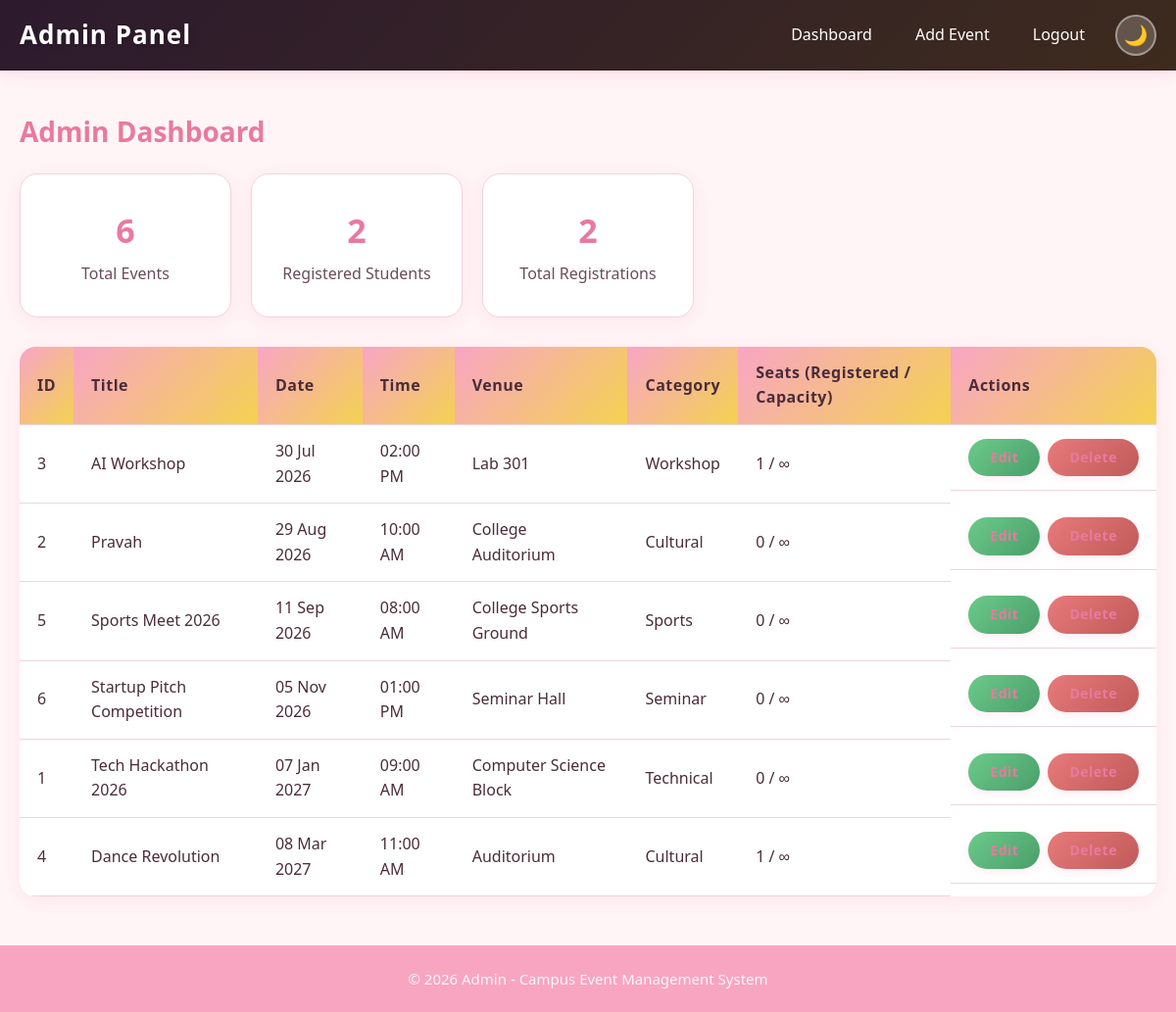
The page /admin/index.php (signed in) on the database its author committed.
### tables this page shows
CREATE TABLE `events` (
  `id` int(11) NOT NULL,
  `title` varchar(200) NOT NULL,
  `description` text DEFAULT NULL,
  `event_date` date NOT NULL,
  `event_time` time DEFAULT NULL,
  `venue` varchar(200) DEFAULT NULL,
  `category` varchar(100) DEFAULT NULL,
  `organizer` varchar(100) DEFAULT NULL,
  `image` varchar(255) DEFAULT NULL,
  `created_at` timestamp NOT NULL DEFAULT current_timestamp()
);

### admin/index.php (the view, shortened to what this page needs)
<?php
include '../includes/config.php';
if (!isset($_SESSION['admin_id'])): ?>
<?php exit(); endif;
$events_result = mysqli_query($conn, "SELECT e.*, COUNT(r.id) AS registered_count FROM events e LEFT JOIN registrations r ON r.event_id = e.id GROUP BY e.id ORDER BY e.event_date ASC");
$total_events = mysqli_num_rows($events_result);
$total_users = mysqli_fetch_assoc(mysqli_query($conn, "SELECT COUNT(*) as c FROM users"))['c'];
$total_regs = mysqli_fetch_assoc(mysqli_query($conn, "SELECT COUNT(*) as c FROM registrations"))['c'];
$table_rows = "";
while ($ev = mysqli_fetch_assoc($events_result)) {
    $cap = isset($ev['capacity']) ? (int) $ev['capacity'] : 0;
    $seats_cell = ($cap > 0) ? (int) $ev['registered_count'] . ' / ' . $cap : (int) $ev['registered_count'] . ' / &infin;';
    $table_rows .= '<tr><td>' . $ev['id'] . '</td><td>' . $ev['title'] . '</td><td>' . date("d M Y",strtotime($ev['event_date'])) . '</td><td>' . date("h:i A",strtotime($ev['event_time'])) . '</td><td>' . $ev['venue'] . '</td><td>' . $ev['category'] . '</td><td>' . $seats_cell . '</td><td class="actions"><a href="index.php?edit=' . $ev['id'] . '" class="btn btn-small btn-edit">Edit</a> <a href="index.php?delete=' . $ev['id'] . '" class="btn btn-small btn-delete" onclick="return confirm(\'Are you sure?\')">Delete</a></td></tr>';
}
?>
<!DOCTYPE html>
<html lang="en">
<head>
    <link rel="stylesheet" href="../assets/css/style.css">
</head>
<body>
<nav class="navbar admin-nav">
    <div class="nav-container">
        <a href="index.php" class="nav-logo">Admin Panel</a>
        <ul class="nav-menu">
            <li><a href="index.php">Dashboard</a></li>
            <li><a href="index.php?add=1">Add Event</a></li>
            <li><a href="../index.php?logout=1">Logout</a></li>
            <li><button class="theme-toggle" onclick="toggleTheme()" id="theme-btn" title="Toggle">🌙</button></li>
        </ul>
    </div>
</nav>
<div class="container">
<div class="admin-dashboard">
    <h2>Admin Dashboard</h2>
    <div class="stats">
        <div class="stat-card"><h3><?= $total_events ?></h3><p>Total Events</p></div>
        <div class="stat-card"><h3><?= $total_users ?></h3><p>Registered Students</p></div>
        <div class="stat-card"><h3><?= $total_regs ?></h3><p>Total Registrations</p></div>
    </div>
    <table class="table admin-table">
        <tr><th>ID</th><th>Title</th><th>Date</th><th>Time</th><th>Venue</th><th>Category</th><th>Seats (Registered / Capacity)</th><th>Actions</th></tr>
        <?= $table_rows ?>
    </table>
</div>
</div>
<footer class="footer"><p>&copy; 2026 Admin - Campus Event Management System</p></footer>
</body>
</html>

### assets/css/style.css (style rules this page uses)
:root { --bg-primary: #fff5f7; --bg-secondary: #fff; --bg-card: #fff; --bg-navbar: linear-gradient(135deg, #f8a5c2, #f3d250); --bg-hero: linear-gradient(135deg, #f8a5c2, #f3d250); --bg-footer: #f8a5c2; --text-primary: #4a2c3a; --text-secondary: #6b4c5a; --text-light: #fff; --hero-text-color: #4a2c3a; --border-color: #f0d4dc; --shadow: 0 4px 20px rgba(248, 165, 194, 0.2); --shadow-hover: 0 8px 30px rgba(248, 165, 194, 0.3); --accent-pink: #f8a5c5; --accent-yellow: #f3d250; --accent-pink-dark: #e87a9e; --accent-yellow-dark: #e0c040; --input-bg: #fff; --table-hover: #fef0f4; --table-border: #f0d4dc; --alert-success-bg: #e8f8e8; --alert-success-text: #2d6a2d; --alert-error-bg: #fde8e8; --alert-error-text: #8a2d2d; --alert-info-bg: #e8f0fe; --alert-info-text: #2d5a8a; }
* { margin: 0; padding: 0; box-sizing: border-box; }
body { font-family: 'Segoe UI', Tahoma, Geneva, Verdana, sans-serif; background-color: var(--bg-primary); color: var(--text-primary); line-height: 1.6; transition: background-color 0.4s ease, color 0.4s ease; }
a { text-decoration: none; color: var(--accent-pink-dark); }
.container { max-width: 1200px; margin: 0 auto; padding: 20px; min-height: calc(100vh - 140px); }
.navbar { background: var(--bg-navbar); padding: 15px 0; box-shadow: 0 4px 15px rgba(248, 165, 194, 0.3); position: sticky; top: 0; z-index: 1000; transition: background 0.3s ease, box-shadow 0.3s ease; }
.nav-container { max-width: 1200px; margin: 0 auto; display: flex; justify-content: space-between; align-items: center; padding: 0 20px; }
.nav-logo { color: var(--text-light); font-size: 26px; font-weight: bold; text-shadow: 2px 2px 4px rgba(0,0,0,0.15); letter-spacing: 1px; }
.nav-menu { list-style: none; display: flex; gap: 8px; align-items: center; }
.nav-menu a { color: var(--text-light); padding: 10px 18px; border-radius: 25px; transition: all 0.3s ease; font-weight: 500; }
.theme-toggle { background: rgba(255,255,255,0.2); border: 2px solid rgba(255,255,255,0.4); color: var(--text-light); width: 42px; height: 42px; border-radius: 50%; cursor: pointer; font-size: 20px; display: flex; align-items: center; justify-content: center; transition: all 0.3s ease; margin-left: 5px; }
.btn { display: inline-block; padding: 12px 30px; border-radius: 50px; font-size: 16px; cursor: pointer; border: none; transition: all 0.3s ease; font-weight: 600; letter-spacing: 0.5px; box-shadow: 0 3px 10px rgba(248, 165, 194, 0.3); }
.btn-small { padding: 8px 22px; font-size: 14px; background: linear-gradient(135deg, var(--accent-pink), var(--accent-yellow)); color: #4a2c3a; border-radius: 50px; font-weight: 600; box-shadow: 0 3px 10px rgba(248, 165, 194, 0.2); }
.btn-edit { background: linear-gradient(135deg, #6bcb8a, #4a9e6a); color: #fff; }
.btn-delete { background: linear-gradient(135deg, #e87a7a, #c05a5a); color: #fff; }
.table { width: 100%; border-collapse: separate; border-spacing: 0; background: var(--bg-card); border-radius: 16px; overflow: hidden; box-shadow: var(--shadow); margin-top: 15px; transition: background 0.3s ease, box-shadow 0.3s ease; }
.table th, .table td { padding: 14px 18px; text-align: left; border-bottom: 1px solid var(--table-border); color: var(--text-primary); }
.table th { background: linear-gradient(135deg, var(--accent-pink), var(--accent-yellow)); color: #4a2c3a; font-weight: 700; letter-spacing: 0.5px; }
.table a { color: var(--accent-pink-dark); font-weight: 600; }
.admin-nav { background: linear-gradient(135deg, #2d1a2e, #3d2b1e) !important; }
.admin-dashboard { margin-top: 20px; }
.admin-dashboard h2 { color: var(--accent-pink-dark); margin-bottom: 20px; font-size: 28px; }
.stats { display: grid; grid-template-columns: repeat(auto-fill, minmax(200px, 1fr)); gap: 20px; margin-bottom: 30px; }
.stat-card { background: var(--bg-card); padding: 30px 25px; border-radius: 18px; text-align: center; box-shadow: var(--shadow); border: 1px solid var(--border-color); transition: all 0.3s ease; }
.stat-card h3 { font-size: 34px; color: var(--accent-pink-dark); margin-bottom: 5px; }
.stat-card p { color: var(--text-secondary); font-size: 16px; font-weight: 500; }
.admin-table { margin-top: 25px; }
.admin-table .actions { display: flex; gap: 8px; }
.footer { background: var(--bg-footer); color: var(--text-light); text-align: center; padding: 22px; margin-top: 30px; transition: background 0.3s ease; }
.footer p { opacity: 0.9; font-size: 15px; }

### rows shown on the page
events: id "3", title "AI Workshop", event_date "30 Jul 2026", event_time "02:00 PM", venue "Lab 301", category "Workshop", seats_cell "1 / ∞"
events: id "2", title "Pravah", event_date "29 Aug 2026", event_time "10:00 AM", venue "College Auditorium", category "Cultural", seats_cell "0 / ∞"
events: id "5", title "Sports Meet 2026", event_date "11 Sep 2026", event_time "08:00 AM", venue "College Sports Ground", category "Sports", seats_cell "0 / ∞"
events: id "6", title "Startup Pitch Competition", event_date "05 Nov 2026", event_time "01:00 PM", venue "Seminar Hall", category "Seminar", seats_cell "0 / ∞"
events: id "1", title "Tech Hackathon 2026", event_date "07 Jan 2027", event_time "09:00 AM", venue "Computer Science Block", category "Technical", seats_cell "0 / ∞"
events: id "4", title "Dance Revolution", event_date "08 Mar 2027", event_time "11:00 AM", venue "Auditorium", category "Cultural", seats_cell "1 / ∞"

### other values the page prints
$total_events "6"
$total_users "2"
$total_regs "2"
